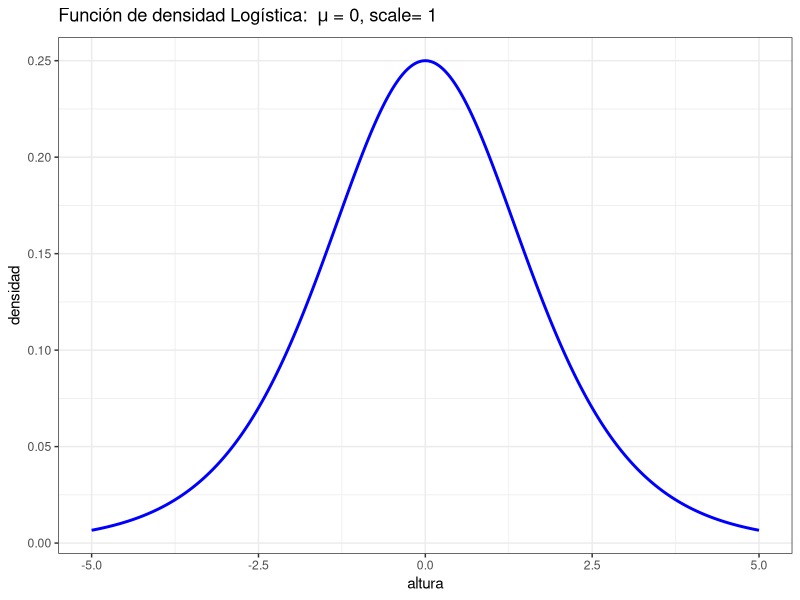
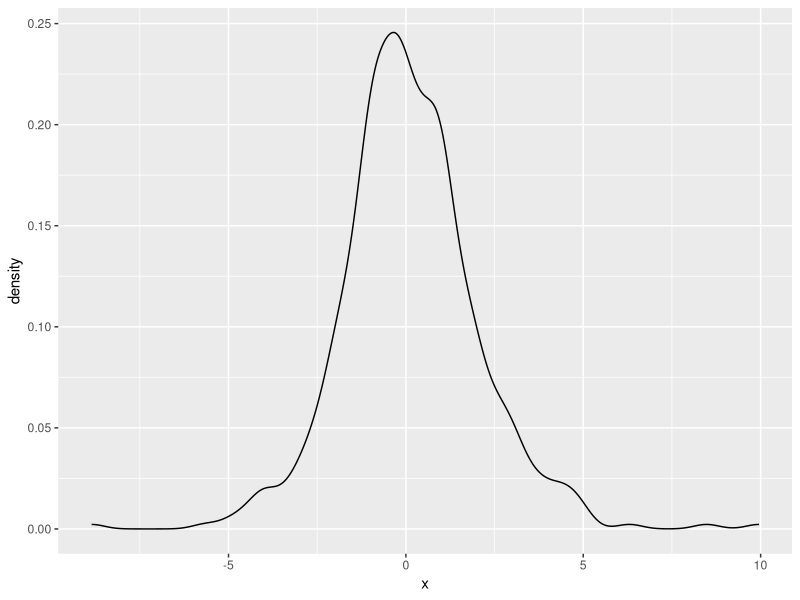
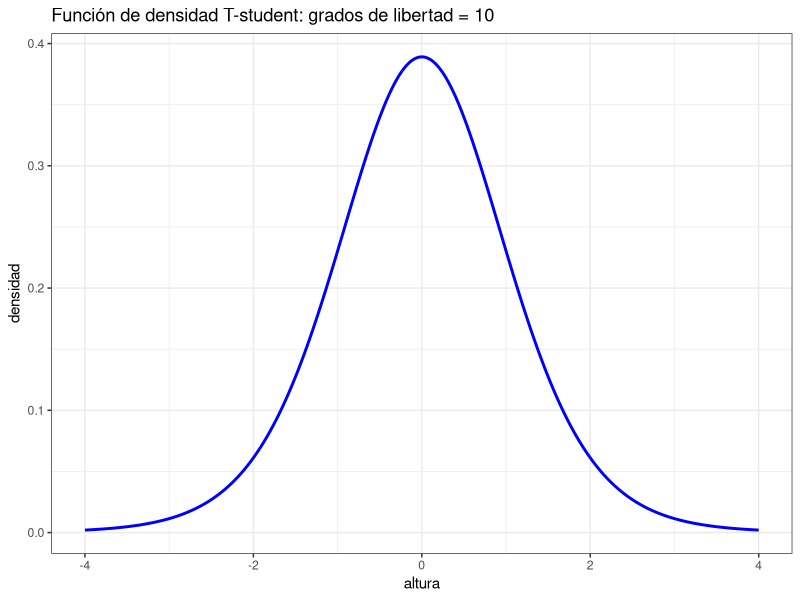
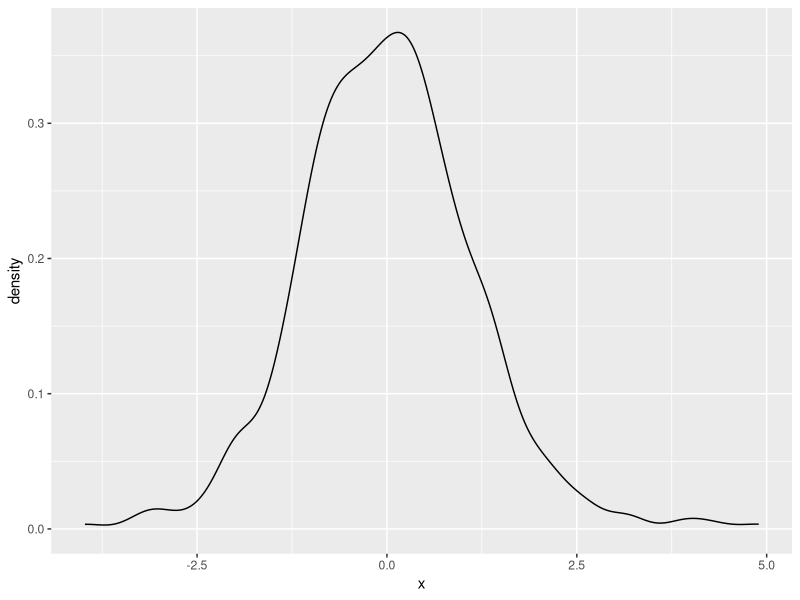
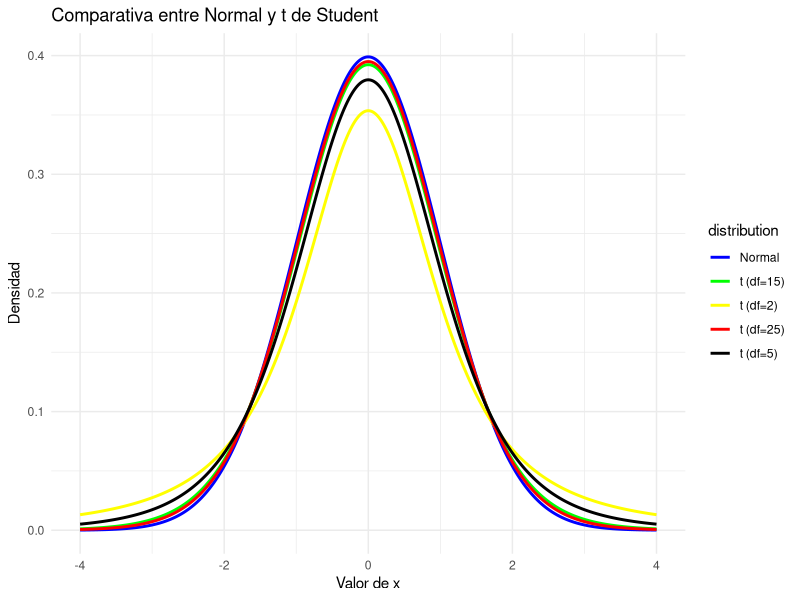

Write R code to recreate these figures, in order.
## ---- chunk 1
library(ggplot2)
## ---- chunk 2
# Generamos valores de x
x <- seq(-5, 5, length.out = 1000)
mu <- 0
s <- 1
# Calculamos la densidad de la distribución logistica
y <- dlogis(x, location = mu, scale = s)

# Creamos el gráfico
ggplot() + 
  geom_line(data = data.frame(x,y), aes(x, y), color="blue", linewidth = 1) +
  labs(
    title = bquote("Función de densidad Logística: " ~ mu ~ "= 0, scale= 1"),
    x = "altura",
    y = "densidad") +
  theme_bw()
## ---- chunk 3
x <- rlogis(n = 500, mu, s)
ggplot(data.frame(x,y), aes(x)) +
  geom_density()
## ---- chunk 4
# Parámetros de la distribución logística
media <- 0     # Media
escala <- 1     # Escala

# Valor para el cual calcular la probabilidad
x <- 1

# Calcular la probabilidad acumulativa P(X <= x)
probabilidad <- plogis(x, location = media, scale = escala)

# Mostrar el resultado
cat("La probabilidad acumulativa P(X <= 1) es:", probabilidad, "\n")

## ---- chunk 5
# Parámetros de la distribución logística
media <- 2     # Media
escala <- 0.5   # Escala

# Valor para el cual calcular la probabilidad
x <- -2

# Calcular la probabilidad acumulativa P(X <= x)
probabilidad <- plogis(x, location = media, scale = escala)

# Mostrar el resultado
cat("La probabilidad acumulativa P(X <= -2) es:", probabilidad, "\n")

## ---- chunk 6
# Generamos valores de x
x <- seq(-4, 4, length.out = 1000)
grados_libertad <- 10

# Calculamos la densidad de la distribución t-student
y <- dt(x, df = grados_libertad)

# Creamos el gráfico
ggplot() + 
  geom_line(data = data.frame(x,y), aes(x, y), color="blue", linewidth = 1) +
  labs(
    title = bquote("Función de densidad T-student: grados de libertad = 10"),
    x = "altura",
    y = "densidad") +
  theme_bw()
## ---- chunk 7
x <- rt(n = 500, grados_libertad)
ggplot(data.frame(x,y), aes(x)) +
  geom_density()
## ---- chunk 8
# Calcular la probabilidad acumulada para x = 2 en una t-Student con 10 grados de libertad
prob_acumulada <- pt(2, df = 10)

# Mostrar el resultado
print(paste("La probabilidad acumulada para x = 2 es:", prob_acumulada))

## ---- chunk 9
# Calcular la probabilidad acumulada para x = -1 en una t-Student con 5 grados de libertad
prob_acumulada <- pt(-1, df = 5)

# Mostrar el resultado
print(paste("La probabilidad acumulada para x = -1 es:", prob_acumulada))

## ---- chunk 10
# Crear un vector de valores para x
x <- seq(-4, 4, length.out = 1000)

# Crear un data frame para almacenar los valores de densidad para cada distribución
df_normal <- data.frame(x = x, density = dnorm(x), distribution = rep("Normal", 1000))
df_t2 <- data.frame(x = x, density = dt(x, df = 2), distribution = rep("t (df=2)", 1000))
df_t5 <- data.frame(x = x, density = dt(x, df = 5), distribution = rep("t (df=5)", 1000))
df_t15 <- data.frame(x = x, density = dt(x, df = 15), distribution = rep("t (df=15)", 1000))
df_t25 <- data.frame(x = x, density = dt(x, df = 25), distribution = rep("t (df=25)", 1000))

# Combinar los data frames en uno solo
df <- rbind(df_normal, df_t2, df_t5, df_t15, df_t25)

# Crear el gráfico con colores modificados
ggplot(df, aes(x = x, y = density, color = distribution)) +
  geom_line(size = 1) +
  labs(title = "Comparativa entre Normal y t de Student",
       x = "Valor de x",
       y = "Densidad") +
  scale_color_manual(values = c("blue", "green", "yellow", "red", "black")) +  # Colores modificados
  theme_minimal()

## ---- chunk 11
# Ejemplo de uso:
# Generar 10 valores aleatorios con distribución uniforme discreta
#runifd(10, 1, 6)
## ---- chunk 12
# Generar valores aleatorios
runifd <- function(n, a, b) {
  if (missing(n)) {
    stop("El argumento 'n' es obligatorio.")
  }
  sample(a:b, n, replace = TRUE)
}

# Calcular fdp 
dunifd <- function(x, a, b) {
  ifelse(x >= a & x <= b, 1 / (b - a + 1), 0)
}

# Calcular CDF (distribución acumulada)
punifd <- function(q, a, b) {
  ifelse(q < a, 0, ifelse(q > b, 1, (q - a + 1) / (b - a + 1)))
}
## ---- chunk 13
# Calcular fdp para la secuencia 0:10
sapply(0:10,a = 1,  b = 6, FUN = dunifd)
## ---- chunk 14
# Calcular CDF para q = 4
cdf_q4 <- punifd(4, 1, 6)
print(cdf_q4)
## ---- chunk 15
# Definir probabilidades para tres categorías
probabilidades <- c(0.2, 0.5, 0.3)

# Generar 100 observaciones multinomiales con 5 ensayos cada una
resultados <- rmultinom(100, size = 5, prob = probabilidades)

# Mostrar los primeros 10 resultados
head(resultados)

## ---- chunk 16
# Definir probabilidades para tres categorías
probabilidades <- c(0.2, 0.5, 0.3)

# Definir valores para los cuales calcular la probabilidad puntual
valores <- c(2, 3, 0)

# Tamaño de la muestra
size <- 5

# Calcular la probabilidad puntual
prob_puntual <- dmultinom(valores, size = size, prob = probabilidades)

# Mostrar la probabilidad puntual
print(prob_puntual)

## ---- chunk 17
# Definir probabilidades para tres categorías
probabilidades <- c(0.2, 0.5, 0.3)

# Definir valores para los cuales calcular la probabilidad puntual
valores <- c(1, 2, 2)

# Tamaño de la muestra
size <- 5

# Calcular la probabilidad puntual
prob_puntual <- dmultinom(valores, size = size, prob = probabilidades)

# Mostrar la probabilidad puntual
print(prob_puntual)
## ---- chunk 18
# Calcular la PMF de Poisson
lambda <- 3
k <- 2
prob_poisson <- dpois(k, lambda)
prob_poisson

# Calcular la CDF de Poisson
prob_acumulativa <- ppois(k, lambda)
prob_acumulativa
## ---- chunk 19
# Generar datos de una distribución exponencial
set.seed(123)
lambda_exp <- 0.2
datos_exponencial <- rexp(1000, rate = lambda_exp)

# Generar datos de una distribución de Poisson
tasa_poisson <- 0.2
datos_poisson <- rpois(1000, lambda = tasa_poisson)

## ---- chunk 20
# Tasa promedio de ocurrencia de eventos
lambda <- 2.5

# Número máximo de eventos deseados
k_max <- 6

# Intervalo de tiempo
tiempo <- 5  # horas

# Cálculo de la probabilidad acumulada utilizando la CDF de Poisson
probabilidad_acumulada <- ppois(k_max, lambda * tiempo)
print(probabilidad_acumulada)
## ---- chunk 21
# Tasa promedio de ocurrencia de eventos
lambda <- 1.8

# Número máximo de eventos deseados
k_max <- 4

# Intervalo de tiempo
tiempo <- 2  # horas

# Cálculo de la probabilidad acumulada utilizando la CDF de Poisson
probabilidad_acumulada_simulada <- ppois(0:k_max, lambda * tiempo)
print(probabilidad_acumulada_simulada)
